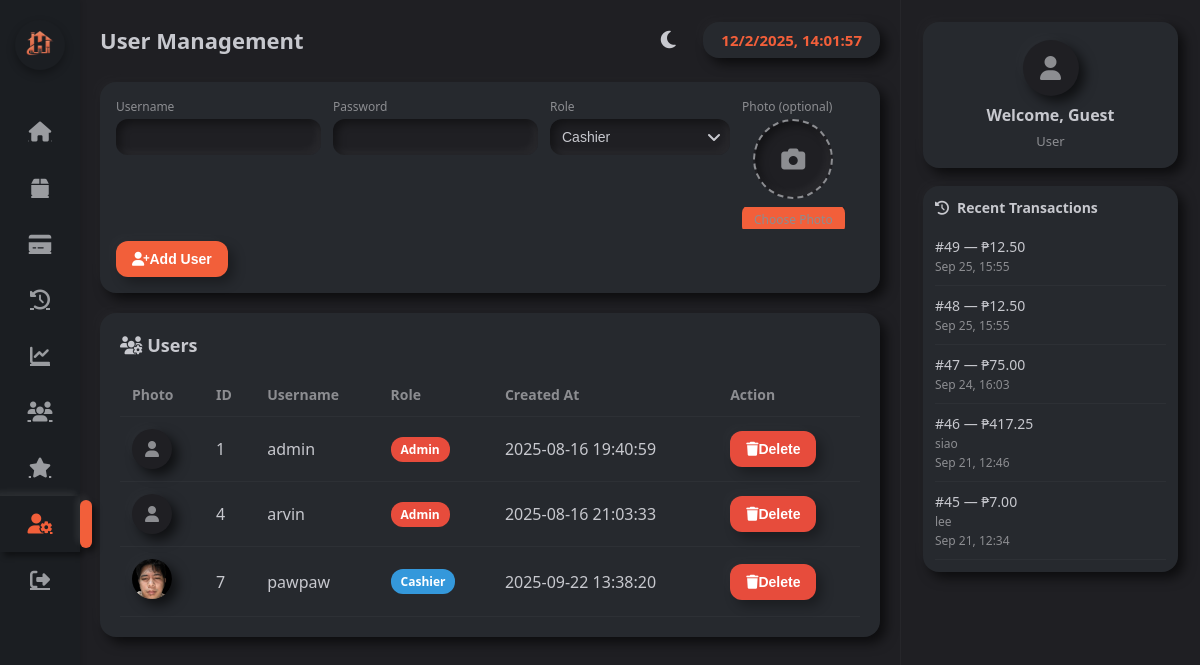
Before: /user_management.php with the older database file.
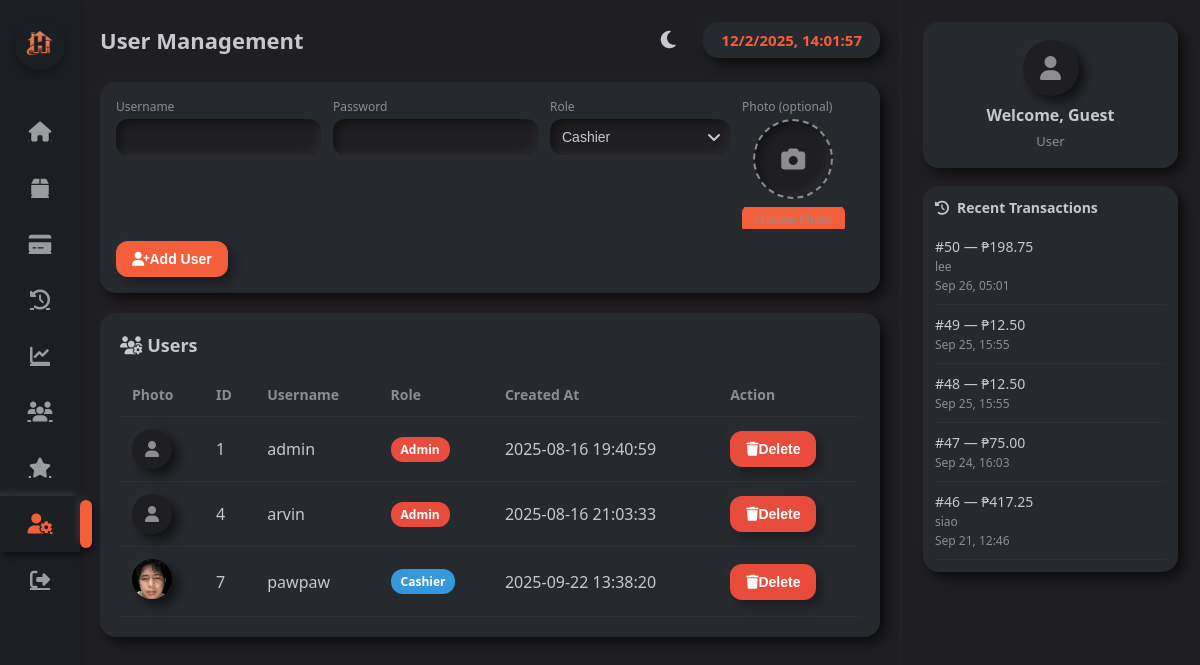
After: the same page with the newer database file.
### tables this page shows
CREATE TABLE `users` (
  `id` int(11) NOT NULL,
  `username` varchar(100) NOT NULL,
  `password` varchar(255) NOT NULL,
  `role` enum('admin','cashier') DEFAULT 'cashier',
  `photo` varchar(255) DEFAULT NULL,
  `created_at` timestamp NOT NULL DEFAULT current_timestamp()
);

CREATE TABLE `sales` (
  `id` int(11) NOT NULL,
  `customer_id` int(11) DEFAULT NULL,
  `user_id` int(11) DEFAULT NULL,
  `total_amount` decimal(10,2) NOT NULL,
  `payment_method` varchar(50) NOT NULL,
  `created_at` timestamp NOT NULL DEFAULT current_timestamp(),
  `paid_amount` decimal(10,2) NOT NULL DEFAULT 0.00
);

CREATE TABLE `customers` (
  `id` int(11) NOT NULL,
  `name` varchar(150) NOT NULL,
  `phone` varchar(50) DEFAULT NULL,
  `email` varchar(100) DEFAULT NULL,
  `address` text DEFAULT NULL,
  `created_at` timestamp NOT NULL DEFAULT current_timestamp()
);

### user_management.php (the view, shortened to what the changed rows need)
<?php
include 'db.php';
 $currentTheme = $_SESSION['theme'];
 $users = $conn->query("SELECT * FROM users ORDER BY id ASC");
 $recentTransactions = $conn->query("
    SELECT s.id, s.total_amount, s.created_at, c.name as customer_name
    FROM sales s
    LEFT JOIN customers c ON s.customer_id = c.id
    ORDER BY s.created_at DESC
    LIMIT 5
");
?>
<!DOCTYPE html>
<html lang="en">
<head>
  <link rel="stylesheet" href="https://cdnjs.cloudflare.com/ajax/libs/font-awesome/6.4.0/css/all.min.css">
</head>
<body class="<?php echo $currentTheme === 'light' ? 'light-mode' : ''; ?>">
<div class="wrapper">
  <main class="main">
    <div class="topbar">
      <h1>User Management</h1>
    </div>
    <div class="table-container">
      <h2><i class="fas fa-users-cog"></i> Users</h2>
      <table>
        <thead>
          <tr>
            <th>Photo</th>
            <th>ID</th>
            <th>Username</th>
            <th>Role</th>
            <th>Created At</th>
            <th>Action</th>
          </tr>
        </thead>
        <tbody>
          <?php while($u=$users->fetch_assoc()): ?>
          <tr>
            <td>
              <?php if(!empty($u['photo']) && file_exists($u['photo'])): ?>
                <img src="<?= htmlspecialchars($u['photo']) ?>" alt="User Photo" class="user-photo">
              <?php else: ?>
                <div class="user-photo" style="background: var(--bg); display: flex; align-items: center; justify-content: center;">
                  <i class="fas fa-user" style="color: var(--muted);"></i>
                </div>
              <?php endif; ?>
            </td>
            <td><?= $u['id'] ?></td>
            <td><?= htmlspecialchars($u['username']) ?></td>
            <td>
              <?php if ($u['role'] === 'admin'): ?>
                <span class="badge admin">Admin</span>
              <?php elseif ($u['role'] === 'cashier'): ?>
                <span class="badge cashier">Cashier</span>
              <?php else: ?>
                <?= htmlspecialchars($u['role']) ?>
              <?php endif; ?>
            </td>
            <td><?= $u['created_at'] ?></td>
            <td>
              <form method="POST" style="display:inline;">
                <button type="submit" name="delete_user" class="btn btn-delete" onclick="return confirm('Delete this user?')">
                  <i class="fas fa-trash"></i> Delete
                </button>
              </form>
            </td>
          </tr>
          <?php endwhile; ?>
        </tbody>
      </table>
    </div>
  </main>
  <aside class="right-panel">
    <div class="events-card neu">
      <ul>
        <?php while ($row = $recentTransactions->fetch_assoc()): ?>
          <li>
            #<?=$row['id']?> — ₱<?=number_format($row['total_amount'],2)?>
            <?php if($row['customer_name']): ?>
              <br><small><?=htmlspecialchars($row['customer_name'])?></small>
            <?php endif; ?>
            <br><small><?=date('M d, H:i', strtotime($row['created_at']))?></small>
          </li>
        <?php endwhile; ?>
      </ul>
    </div>
  </aside>
</div>
</body>
</html>

Changed rows visible on the page:
no longer on this page (row unchanged): sales: id "45", total_amount "7.00", customer.name "lee", created_at "Sep 21, 12:34"
added sales: id "50", total_amount "198.75", customer.name "lee", created_at "Sep 26, 05:01"
